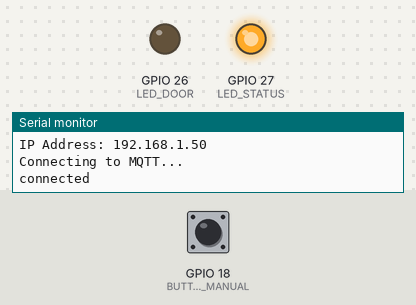
Simulated run of this sketch. Board: ESP32. Parts: output pins drawn as LEDs (lit = HIGH), the last lines printed to the serial monitor. Dashed ring = blinking. The inputs (shaded band) are chosen by the test bench; at power-on: GPIO 18 (BUTTON_MANUAL) HIGH. WiFi joins after 1.5 s; servers stay silent unless stated; EEPROM starts erased; no MQTT or app messages arrive unless stated.

Above: at 4.7 s.
4.8 s: GPIO 18 (BUTTON_MANUAL) pulled LOW for 0.15 s
At 7.8 s:
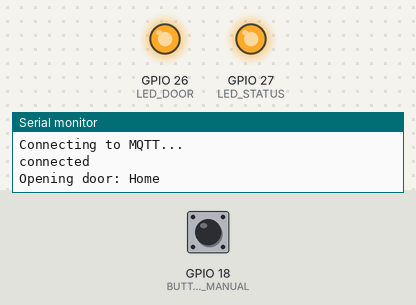
9.3 s: GPIO 18 (BUTTON_MANUAL) pulled LOW for 1 s
At 9.65 s:
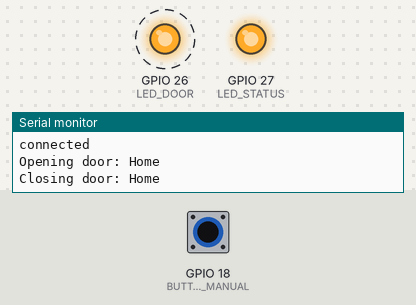
12.3 s: GPIO 18 (BUTTON_MANUAL) pulled LOW for 3.2 s
At 14.7 s:
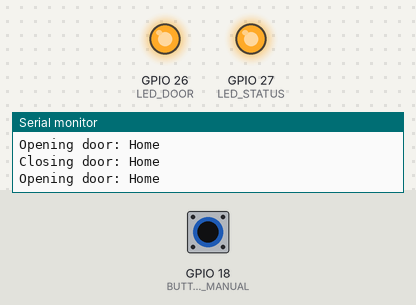
Timing chart, 0 to 16.2 s (numbered marks = the images above; inputs shaded):
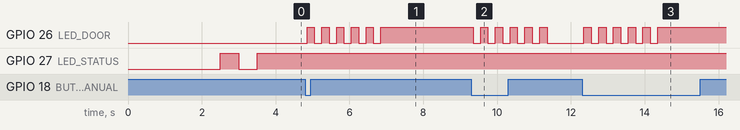

The sketch:

arduino.ino
```cpp
#include <WiFi.h>
#include <WebServer.h>
#include <EEPROM.h>
#include <ArduinoJson.h>    // Installer via Wokwi Libraries
#include <PubSubClient.h>   // Installer via Wokwi Libraries

WiFiClient espClient;
PubSubClient mqtt(espClient);

// Stockage des PINs en EEPROM
#define EEPROM_PIN_START 100
#define MAX_PINS 10
String validPins[MAX_PINS];
int pinCount = 0;

// MQTT Configuration
const char* mqtt_server = "broker.hivemq.com";
const int mqtt_port = 1883;
const char* topic_command = "smart_garage/command";
const char* topic_status = "smart_garage/status";
const char* topic_logs = "smart_garage/logs";
const char* topic_pins = "smart_garage/pins";

// ==================== CONFIGURATION ====================
#define DEVICE_NAME "SmartGarage_01"
#define WIFI_SSID "Wokwi-GUEST"
#define WIFI_PASSWORD ""

// Pin Definitions (ESP32 GPIO)
#define LED_DOOR 26        // GPIO2 - LED simulating door motor
#define LED_STATUS 27      // GPIO4 - Status LED
#define BUTTON_MANUAL 18   // GPIO5 - Manual override button

// Door States
enum DoorState { DOOR_CLOSED = 0, DOOR_OPENING, DOOR_OPEN, DOOR_CLOSING, DOOR_ERROR };

// ==================== GLOBAL VARIABLES ====================
WebServer server(80);
DoorState currentDoorState = DOOR_CLOSED;

// ==================== CORE FUNCTIONS ====================
void setup() {
  Serial.begin(9600);
  delay(1000);
  Serial.println("\nSmart Garage Door System (ESP32)");

  // Initialize pins
  pinMode(LED_DOOR, OUTPUT);
  pinMode(LED_STATUS, OUTPUT);
  pinMode(BUTTON_MANUAL, INPUT_PULLUP);

  digitalWrite(LED_DOOR, LOW);
  digitalWrite(LED_STATUS, LOW);

  delay(1000);
  Serial.println("Connecting WiFi...");
  setupWiFi();

  // MQTT
  mqtt.setServer(mqtt_server, mqtt_port);
  mqtt.setCallback(onMqttMessage);

  // PINs
  loadPinsFromEEPROM();
  mqtt.subscribe(topic_pins);
  publishPins();

  Serial.println("System Ready!");
  Serial.print("IP Address: ");
  Serial.println(WiFi.localIP());
}

void loop() {
  if (!mqtt.connected()) reconnectMQTT();
  mqtt.loop();

  // Check manual button
  if (digitalRead(BUTTON_MANUAL) == LOW) {
    delay(50);
    if (digitalRead(BUTTON_MANUAL) == LOW) {
      String source = "Home";
      String type = "Manual";
      toggleDoor(source, type);
      while (digitalRead(BUTTON_MANUAL) == LOW);
    }
  }

  server.handleClient();
}

void reconnectMQTT() {
  while (!mqtt.connected()) {
    while (WiFi.status() != WL_CONNECTED) setupWiFi();
    Serial.println("Connecting to MQTT...");
    if (mqtt.connect("ESP32_Garage")) {
      Serial.println("connected");
      mqtt.subscribe(topic_command);
      publishStatus();
    } else {
      delay(5000);
    }
  }
}

// ==================== MQTT CALLBACK ====================
void onMqttMessage(char* topic, byte* payload, unsigned int length) {
  String message = "";
  for (int i = 0; i < length; i++) message += (char)payload[i];
  Serial.println("MQTT: " + message);

  StaticJsonDocument<200> doc;
  DeserializationError error = deserializeJson(doc, message);
  if (error) {
    Serial.print("Erreur JSON: "); Serial.println(error.c_str());
    return;
  }

  if (String(topic) == topic_pins) {
    JsonArray pinsArray = doc["pins"];
    if (pinsArray) {
      pinCount = 0;
      for (JsonVariant pin : pinsArray) if (pinCount < MAX_PINS) validPins[pinCount++] = pin.as<String>();
      savePinsToEEPROM();
      Serial.print("PINs synchronisés: "); Serial.println(pinCount);
    }
    return;
  }

  String command = doc["command"];
  String source = doc["source"];
  String type = doc["type"];
  if (command == "open") openDoor(source, type);
  else if (command == "close") closeDoor(source, type);
  else if (command == "toggle") toggleDoor(source, type);
  else if (command == "get_status") publishStatus();
  else Serial.println("Commande inconnue");
}

// ==================== WIFI SETUP ====================
void setupWiFi() {
  WiFi.mode(WIFI_STA);
  WiFi.begin(WIFI_SSID, WIFI_PASSWORD);

  int attempts = 0;
  while (WiFi.status() != WL_CONNECTED && attempts < 30) {
    delay(500);
    Serial.print(".");
    digitalWrite(LED_STATUS, !digitalRead(LED_STATUS));
    attempts++;
  }

  if (WiFi.status() == WL_CONNECTED) {
    Serial.println("\nWiFi Connected!");
    Serial.print("IP: "); Serial.println(WiFi.localIP());
    digitalWrite(LED_STATUS, HIGH);
  } else {
    Serial.println("\nWiFi Failed!");
    digitalWrite(LED_STATUS, LOW);
  }
}

// ==================== DOOR CONTROL ====================
void openDoor(String source, String type) {
  if (currentDoorState == DOOR_OPEN) return;
  Serial.println("Opening door: " + source);
  currentDoorState = DOOR_OPENING;

  for (int i = 0; i < 5; i++) {
    digitalWrite(LED_DOOR, HIGH); delay(200);
    digitalWrite(LED_DOOR, LOW); delay(200);
  }

  digitalWrite(LED_DOOR, HIGH);
  currentDoorState = DOOR_OPEN;
  publishStatus();
  publishLog(source, type, "Door opened");
}

void closeDoor(String source, String type) {
  if (currentDoorState == DOOR_CLOSED) return;
  Serial.println("Closing door: " + source);
  currentDoorState = DOOR_CLOSING;

  for (int i = 0; i < 5; i++) {
    digitalWrite(LED_DOOR, LOW); delay(200);
    digitalWrite(LED_DOOR, HIGH); delay(200);
  }

  digitalWrite(LED_DOOR, LOW);
  currentDoorState = DOOR_CLOSED;
  publishStatus();
  publishLog(source, type, "Door closed");
}

void toggleDoor(String source, String type) {
  if (currentDoorState == DOOR_OPEN || currentDoorState == DOOR_OPENING) closeDoor(source, type);
  else openDoor(source, type);
  publishStatus();
}

// ==================== PIN STORAGE ====================
void loadPinsFromEEPROM() {
  EEPROM.begin(512);
  pinCount = EEPROM.read(EEPROM_PIN_START);
  if (pinCount > MAX_PINS) pinCount = 0;

  for (int i = 0; i < pinCount; i++) {
    char pin[7] = {0};
    for (int j = 0; j < 6; j++) pin[j] = EEPROM.read(EEPROM_PIN_START + 1 + (i*6) + j);
    validPins[i] = String(pin);
  }
  EEPROM.end();
}

void savePinsToEEPROM() {
  EEPROM.begin(512);
  EEPROM.write(EEPROM_PIN_START, pinCount);
  for (int i = 0; i < pinCount; i++)
    for (int j = 0; j < 6; j++)
      EEPROM.write(EEPROM_PIN_START + 1 + (i*6) + j, validPins[i][j]);
  EEPROM.commit();
  EEPROM.end();
}

void publishPins() {
  StaticJsonDocument<500> doc;
  JsonArray pinsArray = doc.createNestedArray("pins");
  for (int i = 0; i < pinCount; i++) pinsArray.add(validPins[i]);
  String output;
  serializeJson(doc, output);
  mqtt.publish(topic_pins, output.c_str(), true);
}

// ==================== LOGS ====================
void publishLog(String source, String type, const char* message) {
  StaticJsonDocument<200> doc;
  doc["message"] = message;
  doc["source"] = source;
  doc["type"] = type;
  doc["timestamp"] = millis();
  String output;
  serializeJson(doc, output);
  mqtt.publish(topic_logs, output.c_str());
}

void publishStatus() {
  StaticJsonDocument<200> doc;
  doc["status"] = currentDoorState == DOOR_OPEN ? "open" : "closed";
  String output;
  serializeJson(doc, output);
  mqtt.publish(topic_status, output.c_str());
}
```

Measured:
- after the input at 4.8 s, GPIO 26 (LED_DOOR): alternates HIGH for 0.20 s and LOW for 0.20 s, 11 changes in all, then stays HIGH, starting after 0.05 s
- after the input at 9.3 s, GPIO 26 (LED_DOOR): alternates HIGH for 0.20 s and LOW for 0.20 s, 11 changes in all, then stays LOW, starting after 0.05 s
- after the input at 12.3 s, GPIO 26 (LED_DOOR): alternates HIGH for 0.20 s and LOW for 0.20 s, 11 changes in all, then stays HIGH, starting after 0.05 s
